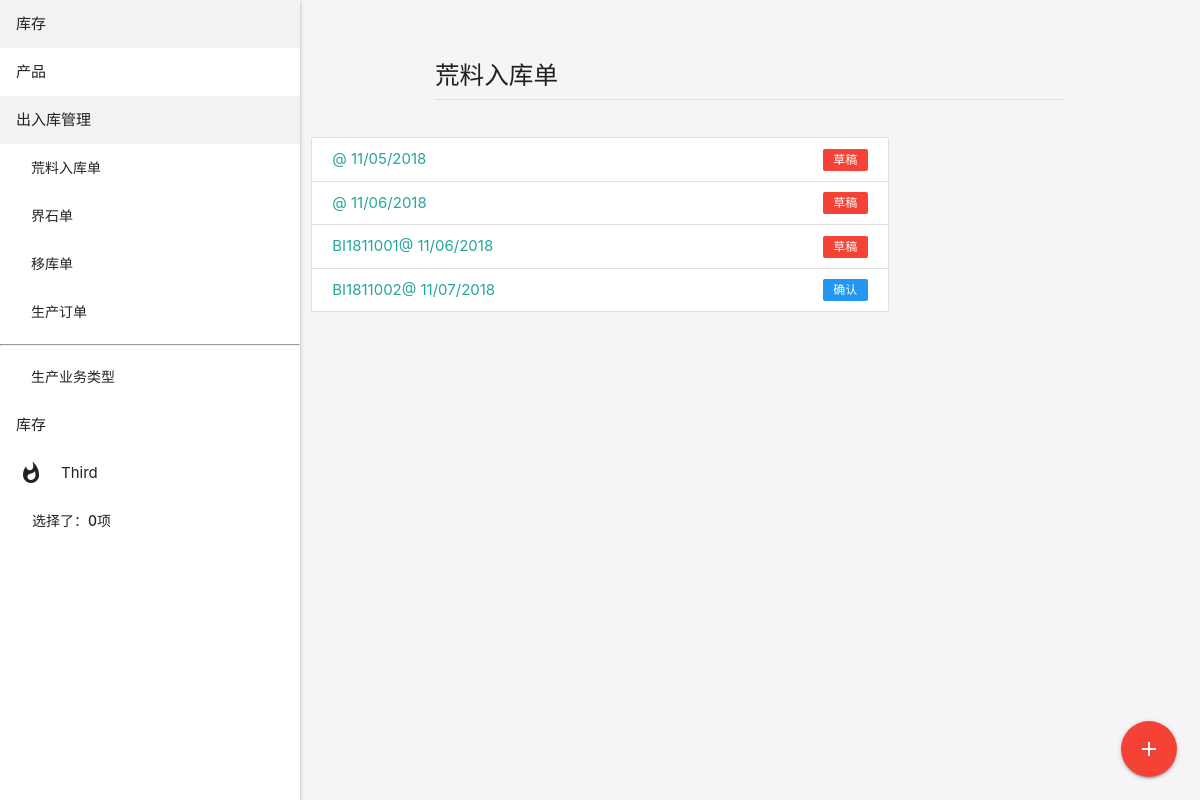
Page /mrp/block_check_in/ on the earlier database version.
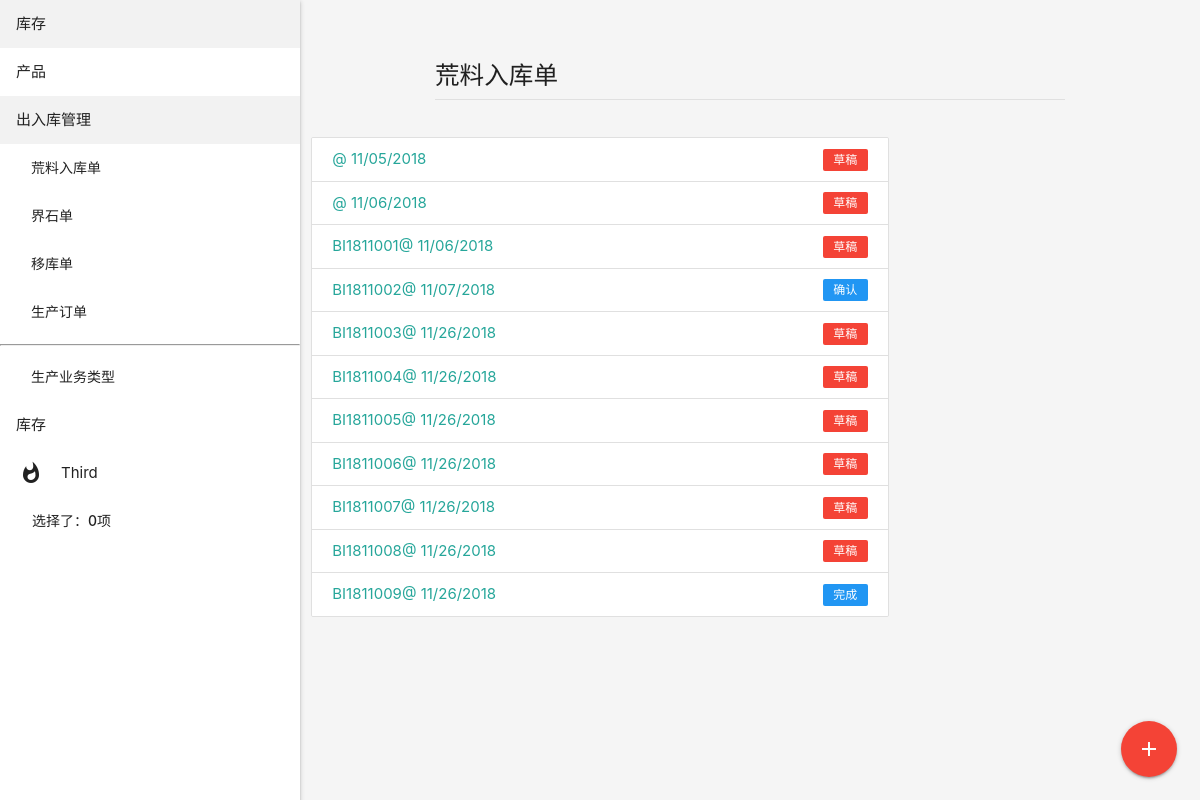
Same page on the later database version.
### mrp/models/block_check_in.py (models this page shows, shortened)
class BlockCheckInOrder(MrpOrderAbstract):
    order = OrderField(order_str='BI', blank=True, verbose_name='单号', default='New', max_length=20)
    counter = models.IntegerField('货柜数', blank=True, null=True)
    purchase_order = models.ForeignKey('purchase.PurchaseOrder', on_delete=models.CASCADE, verbose_name='采购订单',
                                       related_name='block_check_in_order')
    warehouse = models.ForeignKey('stock.Warehouse', on_delete=models.CASCADE, verbose_name='卸货仓库')
    class Meta:
        verbose_name = '荒料到货入库单'
    def get_absolute_url(self):
        return reverse('block_check_in_detail', args=[self.id])

### mrp/views.py (the view)
# urls.py: path('block_check_in/', views.BlockCheckInOrderListView.as_view(), name='block_check_in_list'),
class BlockCheckInOrderListView(ListView):
    model = BlockCheckInOrder

### cart/cart.py (called while the page is built)
    def __len__(self):
        return len(self.cart)

### cart/context_processors.py (called while the page is built)
def cart(request):
    return {'cart': Cart(request)}

### mrp/models/base.py (called while the page is built)
    def __str__(self):
        return self.order

### mrp/templates/mrp/blockcheckinorder_list.html
{% extends 'mrp/list.html' %}
{% block headline %}
    荒料入库单
{% endblock %}

### mrp/templates/mrp/list.html
{% extends 'list.html' %}
{% block content %}
    <div class="collection">
        {% for object in object_list %}
            <a href="{{ object.get_absolute_url }}" class="collection-item">
                <span class="new badge {% if object.state == 'draft' %}red{% elif object.state == 'cancel' %}default{% else %}blue{% endif %}"
                    data-badge-caption="{{ object.get_state_display }}"></span>{{ object }}<span>@
                {{ object.created|date:"SHORT_DATE_FORMAT" }}</span>
            </a>
        {% endfor %}
    </div>
    <div class="fixed-action-btn">
        <a href="{% block add_url %}{% endblock %}" class="btn-floating btn-large red">
            <i class="large material-icons">add</i>
        </a>
    </div>
{% endblock %}

Differences in the rows shown:
added BlockCheckInOrder: order "BI1811003", created "11/26/2018"
added BlockCheckInOrder: order "BI1811004", created "11/26/2018"
added BlockCheckInOrder: order "BI1811005", created "11/26/2018"
added BlockCheckInOrder: order "BI1811006", created "11/26/2018"
added BlockCheckInOrder: order "BI1811007", created "11/26/2018"
added BlockCheckInOrder: order "BI1811008", created "11/26/2018"
added BlockCheckInOrder: order "BI1811009", created "11/26/2018"
